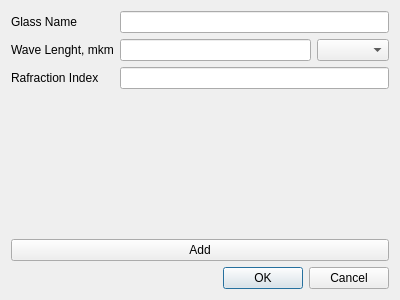
<?xml version="1.0" encoding="UTF-8"?>
<ui version="4.0">
 <class>NewGlassForm</class>
 <widget class="QDialog" name="NewGlassForm">
  <property name="geometry">
   <rect>
    <x>0</x>
    <y>0</y>
    <width>400</width>
    <height>300</height>
   </rect>
  </property>
  <property name="windowTitle">
   <string>Dialog</string>
  </property>
  <layout class="QVBoxLayout" name="verticalLayout_2">
   <item>
    <layout class="QVBoxLayout" name="verticalLayout">
     <item>
      <layout class="QFormLayout" name="formLayout">
       <item row="0" column="0">
        <widget class="QLabel" name="label">
         <property name="text">
          <string>Glass Name</string>
         </property>
        </widget>
       </item>
       <item row="0" column="1">
        <widget class="QLineEdit" name="GlassName"/>
       </item>
       <item row="1" column="0">
        <widget class="QLabel" name="label_2">
         <property name="text">
          <string>Wave Lenght, mkm</string>
         </property>
        </widget>
       </item>
       <item row="2" column="0">
        <widget class="QLabel" name="label_3">
         <property name="text">
          <string>Rafraction Index</string>
         </property>
        </widget>
       </item>
       <item row="2" column="1">
        <widget class="QLineEdit" name="RefractionIndexGlass">
         <property name="text">
          <string/>
         </property>
        </widget>
       </item>
       <item row="1" column="1">
        <layout class="QHBoxLayout" name="horizontalLayout">
         <item>
          <widget class="QLineEdit" name="WaveLenghtGlass">
           <property name="text">
            <string/>
           </property>
          </widget>
         </item>
         <item>
          <widget class="QComboBox" name="WaveLinesBox"/>
         </item>
        </layout>
       </item>
      </layout>
     </item>
     <item>
      <widget class="QPushButton" name="AddGlassButton">
       <property name="text">
        <string>Add</string>
       </property>
      </widget>
     </item>
    </layout>
   </item>
   <item>
    <widget class="QDialogButtonBox" name="buttonBox">
     <property name="orientation">
      <enum>Qt::Horizontal</enum>
     </property>
     <property name="standardButtons">
      <set>QDialogButtonBox::Cancel|QDialogButtonBox::Ok</set>
     </property>
    </widget>
   </item>
  </layout>
 </widget>
 <tabstops>
  <tabstop>GlassName</tabstop>
  <tabstop>WaveLenghtGlass</tabstop>
  <tabstop>WaveLinesBox</tabstop>
  <tabstop>RefractionIndexGlass</tabstop>
  <tabstop>AddGlassButton</tabstop>
 </tabstops>
 <resources/>
 <connections>
  <connection>
   <sender>buttonBox</sender>
   <signal>accepted()</signal>
   <receiver>NewGlassForm</receiver>
   <slot>accept()</slot>
   <hints>
    <hint type="sourcelabel">
     <x>260</x>
     <y>295</y>
    </hint>
    <hint type="destinationlabel">
     <x>157</x>
     <y>274</y>
    </hint>
   </hints>
  </connection>
  <connection>
   <sender>buttonBox</sender>
   <signal>rejected()</signal>
   <receiver>NewGlassForm</receiver>
   <slot>reject()</slot>
   <hints>
    <hint type="sourcelabel">
     <x>328</x>
     <y>295</y>
    </hint>
    <hint type="destinationlabel">
     <x>286</x>
     <y>274</y>
    </hint>
   </hints>
  </connection>
 </connections>
</ui>
